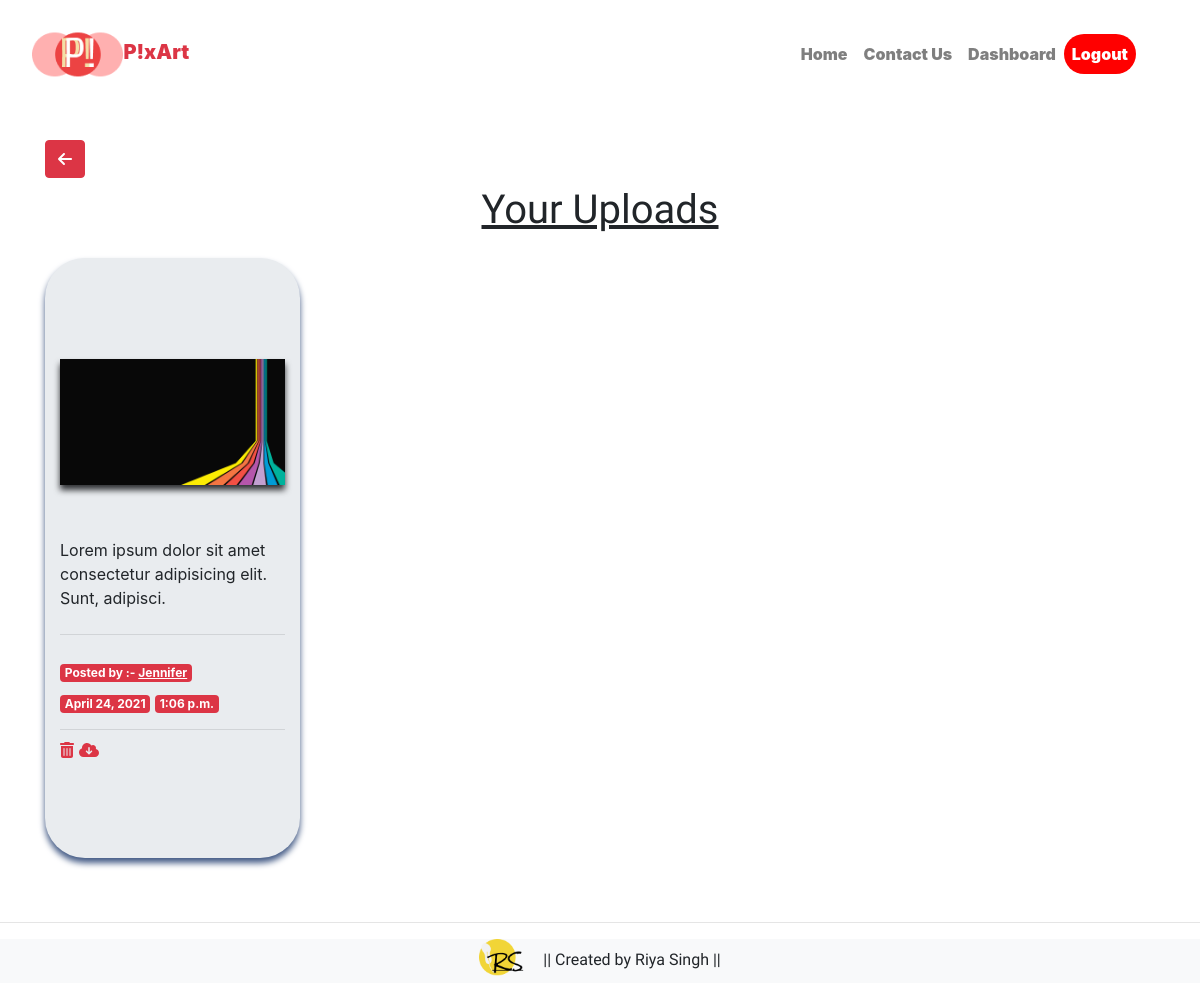
The app's page /your-uploads/ (signed in) with its own data.
### home/models.py (models this page shows)
class People(models.Model):
    image = models.ImageField(upload_to ='uploads/')
    date = models.DateTimeField(auto_now_add=True)
    name = models.CharField(max_length=30)
    caption = models.CharField(max_length=200)
    user = models.ForeignKey(User, on_delete=models.CASCADE)

### home/views.py (the view)
# urls.py: path('your-uploads/', views.your_uploads, name='youruploads'),
def your_uploads(request):
     if request.user.is_authenticated:
          user=request.user
          post = People.objects.filter(user=user).order_by('-id')
          return render(request, 'pinterest/your_uploads.html', {'post': post})
     else:
          return HttpResponseRedirect('/')

### home/templates/pinterest/your_uploads.html (shortened to what this page needs)
{% extends 'pinterest/base.html' %}
{% load static %}
{% block content %}
<div class="container my-5">
        <div class="mx-auto my-2">
            <a href="{% url 'post' %}" class="btn btn-danger" title="go back"><i class="fa fa-arrow-left" aria-hidden="true"></i></a>
          </div>
          <h1 class="text-center Home"><u>Your Uploads</u></h1>
    <div class="row">
        {% if post %}
        {% for posts in post %}
       <div class="col-md-3 my-3">
         <div class="jumbotron jumbotron-fluid jumbo-color h-100">
           <div class="container text-center">
            <img src="{{posts.image.url}}" alt="" class="image-thumbnail img-fluid">
            <p class="text-left my-3">{{posts.caption}}</p>
             <hr class="my-4">
            <div class="text-left">
              <h6 class="badge badge-danger">Posted by :- <u>{{posts.name}}</u></h6>
              <h6 class="badge badge-danger">{{posts.date.date}}</h6>
              <h6 class="badge badge-danger">{{posts.date.time}}</h6>
               <br>
               <hr class="my-2">
               <a href="{% url 'delete' posts.id %}" title="delete" class="text-danger"><i class="fas fa-trash-alt"></i></a>
               <a href="{{posts.image.url}}" title="download" class="text-danger" download="{{posts.image.url}}"><i class="fas fa-cloud-download-alt"></i></a>
            </div>
            </div>
         </div>
       </div>
        {% endfor %}
        {% else %}
            <div class="text-center mx-auto my-auto">
                <img src="{% static 'pinterest/images/start.svg' %}" alt="">
             <h4 class="alert alert-danger text-center my-3">Start Uploading!</h4>
            </div>
        {% endif %}
    </div>
</div>
{% endblock content %}

### home/static/pinterest/css/mystylesheet.css (style rules this page uses)
svg { overflow: hidden; }
.Home { font-family: 'Kaushan Script', cursive; }

### home/templates/pinterest/your_uploads.html (style rules this page uses)
.jumbotron { border-radius: 40px; }
.image-thumbnail { height: 200px; object-fit: contain; }
.jumbotron { filter: drop-shadow(0px 5px 3px rgb(67, 90, 133)); }
.img-fluid { filter: drop-shadow(0px 5px 3px rgb(46, 48, 51)); }

### records on screen
People: image (picture), caption "Lorem ipsum dolor sit amet consectetur adipisicing elit. Sunt, adipisci.", name "Jennifer", date "April 24, 2021", date.time "1:06 p.m."
